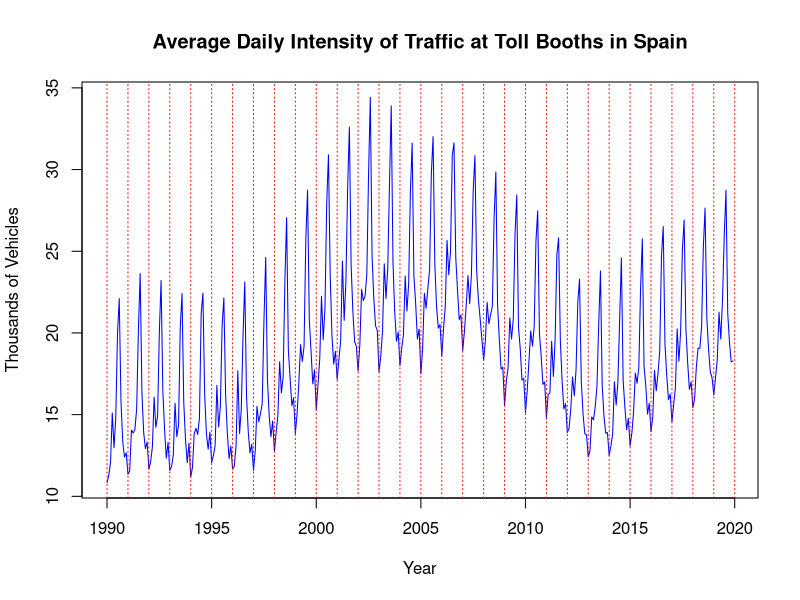
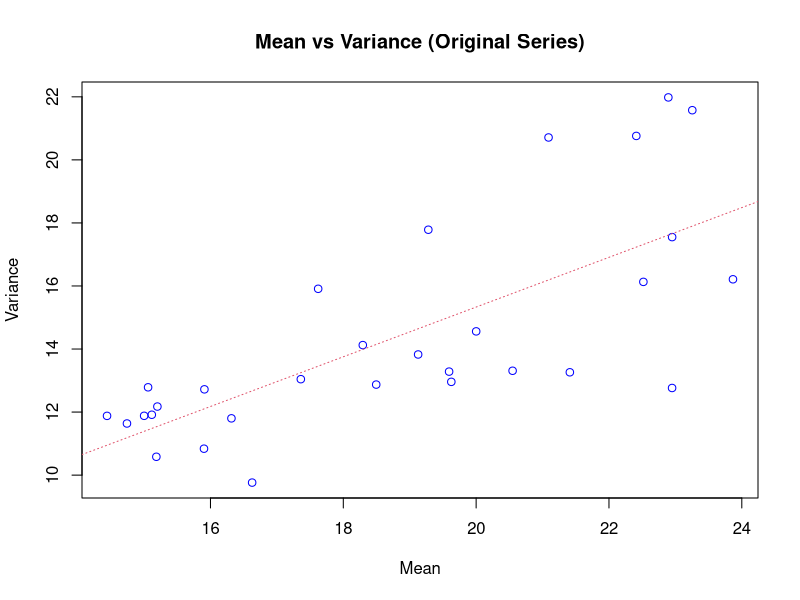

These charts were generated, in order, by the following R code: (Note: this script raises an error after producing the figures.)
## ---- chunk 1
knitr::opts_chunk$set(echo = TRUE)
#install.packages("tseries")
#install.packages("forecast")  
library(tseries)
library(forecast)
## ---- chunk 2

# 1) Reading the data and initial plots

# Convert the data into a time series (freq=12 for monthly data, starting at 1990)
serie <- window(ts(read.table("peajes.dat"), start = 1990, freq = 12))

# Plot of the original series
plot(
  serie,
  main = "Average Daily Intensity of Traffic at Toll Booths in Spain",
  xlab = "Year",
  ylab = "Thousands of Vehicles",
  col = "blue"
)
abline(v = 1990:2020, lty = 3, col = "red")

## ---- chunk 3
# 2) Calculating mean and variance by year, and boxplots

# Mean and variance of the original series
m <- apply(matrix(serie, nr = 12), 2, mean)
v <- apply(matrix(serie, nr = 12), 2, var)

# Plot of mean vs variance for the original series
plot(
  m, v,
  main = "Mean vs Variance (Original Series)",
  xlab = "Mean",
  ylab = "Variance",
  col = "blue"
)
abline(lm(v ~ m), col = 2, lty = 3)

linear_model_ts <- lm(v ~ m)

# Mean and variance of the log-transformed series
m_log <- apply(matrix(log_serie, nr = 12), 2, mean)
v_log <- apply(matrix(log_serie, nr = 12), 2, var)

# Boxplots by year for the original series
boxplot(
  serie ~ floor(time(serie)),
  main = "Boxplot of the Original Series by Year",
  xlab = "Year",
  ylab = "Thousands of Vehicles",
  col = "lightblue"
)

## ---- chunk 4
# Log-transformed series
log_serie <- log(serie)

# Plot of the log-transformed series
plot(
  log_serie,
  main = "Log of the Average Daily Intensity of Traffic at Toll Booths in Spain",
  xlab = "Year",
  ylab = "Log(Thousands of Vehicles)",
  col = "darkgreen"
)
abline(v = 1990:2020, lty = 3, col = "red")

# Boxplots by year for the log-transformed series
boxplot(
  log_serie ~ floor(time(serie)),
  main = "Boxplot of the Log-Transformed Series by Year",
  xlab = "Year",
  ylab = "log(Thousands of Vehicles)",
  col = "orange"
)

# Plot of mean vs variance for the log-transformed series
plot(
  m_log, v_log,
  main = "Mean vs Variance (Log Series)",
  xlab = "Mean",
  ylab = "Variance",
  col = "darkgreen"
)
abline(lm(v_log ~ m_log), col = 2, lty = 3)

linear_model_log_ts <- lm(v_log ~ m_log)

## ---- chunk 5
# 3) Determination of the differencing order

# Apply ndiffs() and nsdiffs() to the original series
ndiffs_original  <- ndiffs(serie)
nsdiffs_original <- nsdiffs(serie)

cat("Suggested regular differencing (original):", ndiffs_original, "\n")
cat("Suggested seasonal differencing (original):", nsdiffs_original, "\n")

# Apply ndiffs() and nsdiffs() to the log-transformed series
ndiffs_log  <- ndiffs(log_serie)
nsdiffs_log <- nsdiffs(log_serie)

cat("Suggested regular differencing (log):", ndiffs_log, "\n")
cat("Suggested seasonal differencing (log):", nsdiffs_log, "\n")
## ---- chunk 6
# 4) Exploring seasonality and differencing

# Month plot of the original series (shows seasonal patterns by month)
monthplot(
  log_serie,
  main = "Monthplot of the Log-Transformed Original Series",
  ylab = "Thousands of Vehicles",
  col = "blue"
)

# Plot the series in a matrix form (each line is a month)
ts.plot(
  matrix(log_serie, nr = 12),
  main = "Yearly Seasonal Pattern (Log-Transformed)",
  xlab = "Time",
  ylab = "Thousands of Vehicles",
  col = rainbow(ncol(matrix(log_serie, nr = 12)))
)

# We apply diff with lag=12 to remove annual seasonality
d12_ln_serie <- diff(log_serie, lag = 12)

# Plot the differenced series
plot(
  d12_ln_serie,
  main = "Seasonally Differenced Series (lag = 12)",
  xlab = "Time",
  ylab = "Differenced Values",
  col = "purple"
)

# Month plot of the differenced series
monthplot(
  d12_ln_serie,
  main = "Monthplot of the Differenced Series (lag = 12)",
  ylab = "Differenced Values",
  col = "purple"
)

# Matrix plot of the differenced series
ts.plot(
  matrix(d12_ln_serie, nr = 12),
  main = "Yearly Seasonal Pattern (Differenced)",
  xlab = "Time",
  ylab = "Values (D12)",
  col = rainbow(ncol(matrix(log_serie, nr = 12)))
)

## ---- chunk 7
# Analyze whether the mean is constant in the seasonally differenced series (d12_ln_serie)

# 1. Plot the seasonally differenced series
plot(d12_ln_serie,
  main = "Seasonally differenced log-transformed series",
  xlab = "Time",
  ylab = "Seasonally differenced log",
  col = "blue",
  type = "l"
)
abline(h = 0, col = "red", lty = 2, lwd = 1.5)

# 2. First-order differencing of the seasonally differenced series
d1_d12_ln_serie <- diff(d12_ln_serie)

# Plot the first-order differenced series
plot(d1_d12_ln_serie,
  main = "First-order differenced seasonally differenced series",
  xlab = "Time",
  ylab = "First-order differenced log",
  col = "darkgreen",
  type = "l"
)
abline(h = 0, col = "red", lty = 2, lwd = 1.5)

# 3. Second-order differencing of the already differenced series
d1_d1_d12_ln_serie <- diff(d1_d12_ln_serie)

# Plot the second-order differenced series
plot(d1_d1_d12_ln_serie,
  main = "Second-order differenced series",
  xlab = "Time",
  ylab = "Second-order differenced log",
  col = "blue",
  type = "l"
)
abline(h = 0, col = "red", lty = 2, lwd = 1.5)

# 4. Calculate the variance of each series
var_d12 <- var(d12_ln_serie, na.rm = TRUE)
var_d1_d12 <- var(d1_d12_ln_serie, na.rm = TRUE)
var_d1_d1_d12 <- var(d1_d1_d12_ln_serie, na.rm = TRUE)

# Print the variances for comparison
cat("Variance of seasonally differenced series: ", var_d12, "\n")
cat("Variance of first-order differenced series: ", var_d1_d12, "\n")
cat("Variance of second-order differenced series: ", var_d1_d1_d12, "\n")
## ---- chunk 8
# Boxplots by year for the original and differenced series

# Boxplot of the original series grouped by year
boxplot(
  serie ~ floor(time(serie)),
  main = "Boxplot of the Original Series by Year",
  xlab = "Year",
  ylab = "Thousands of Vehicles",
  col = "lightblue"
)

# Boxplot of the seasonally differenced series (lag=12) grouped by year

boxplot(
  na.omit(d12serie) ~ floor(time(na.omit(d12serie))),
  main = "Boxplot of the Differenced Series (lag=12) by Year",
  xlab = "Year",
  ylab = "Differenced Values",
  col = "lightgreen"
)

#  Stationarity tests using Augmented Dickey-Fuller (ADF) and KPSS tests

# Original series
adf_original <- adf.test(serie)
kpss_original <- kpss.test(serie)

# Differenced series (removing NAs)
adf_diff <- adf.test(na.omit(d12serie))
kpss_diff <- kpss.test(na.omit(d12serie))

# Display the results
adf_original
kpss_original
adf_diff
kpss_diff

## ---- chunk 9
#We apply diff (with lag 1) to make it stationary
d1_d12_serie<-diff(d12serie,lag=1)
d12d12serie<-diff(d12serie, lag=12)
d12d1d12serie<-diff(d1d12serie, lag=12)

var(d12serie)
var(d1d12serie)
var(d12d12serie)
var(d12d1d12serie)

plot(d12serie)
plot(d1d12serie)
plot(d12d12serie)
plot(d12d1d12serie)

#perform adf test
#H0: The variance and mean are not constant, and the timeseries is not stationary.
#H1: The variance and mean are constant, and the timeseries is stationary.

adf.test(d12serie)
kpss.test(d12serie)
adf.test(d1d12serie)
kpss.test(d1d12serie)
adf.test(d12d12serie)
kpss.test(d12d12serie)
adf.test(d12d1d12serie)
kpss.test(d12d1d12serie)

# Boxplot of d1d12serie grouped by year

boxplot(
  na.omit(d1d12serie) ~ floor(time(na.omit(d1d12serie))),
  main = "Boxplot of the Differenced Series (lag=1, lag=12) by Year",
  xlab = "Year",
  ylab = "Differenced Values",
  col = "lightgreen"
)

#jo aquí diria que ens hem de quedar amb el d1d12serie perquè passa el adf test i dels qwue passen l'adf test és el que te la var. més baixa

## ---- chunk 10
# Plot ACF and PACF for the stationary series
par(mfrow = c(1, 2)) # Set up the plot layout
acf(d1d12serie, main = "ACF of Stationary Series")
pacf(d1d12serie, main = "PACF of Stationary Series")
par(mfrow = c(1, 1)) # Reset plot layout

#print all values 
print("ACF")
acf(d1d12serie, plot = FALSE)
print("PACF")
pacf(d1d12serie, plot = FALSE)

## ---- chunk 11
# Assuming 'd1d12serie' is already defined and is your stationary series

# Previous models from your colleague:
model1 <- arima(d1d12serie, order = c(2, 0, 0))
model2 <- arima(d1d12serie, order = c(0, 0, 4))
model3 <- arima(d1d12serie, order = c(2, 0, 4))

# Additional models you might consider:
model4 <- arima(d1d12serie, order = c(1, 0, 1))  # AR(1), MA(1)
model5 <- arima(d1d12serie, order = c(2, 0, 1))  # AR(2), MA(1)
model6 <- arima(d1d12serie, order = c(1, 0, 2))  # AR(1), MA(2)



# Compare AIC and BIC values for all models
aic_values <- c(
  AIC(model1), AIC(model2), AIC(model3),
  AIC(model4), AIC(model5), AIC(model6)
)

bic_values <- c(
  BIC(model1), BIC(model2), BIC(model3),
  BIC(model4), BIC(model5), BIC(model6)
)

comparison <- data.frame(
  model = c("ARIMA(2,0,0)", "ARIMA(0,0,4)", "ARIMA(2,0,4)",
            "ARIMA(1,0,1)", "ARIMA(2,0,1)", "ARIMA(1,0,2)"),
  AIC = aic_values,
  BIC = bic_values
)

print(comparison)


## ---- chunk 12
# ----- ESTIMATION OF THE IDENTIFIED MODEL (ARIMA(2,0,4)) -----

# Fit the ARIMA(2,0,4) model to the differenced series
cat("Best model")
best_model <- arima(d1d12serie, order = c(2, 0, 4))

# Display a summary of the fitted model
summary(best_model)


cat("Second best model")
second_best_model <- arima(d1d12serie, order = c(1, 0, 1))

# Display a summary of the fitted model
summary(second_best_model)





## ---- chunk 13
#################Validation#################################
validation=function(model){
  s=frequency(get(model$series))
  resid=model$residuals
  par(mfrow=c(2,2),mar=c(3,3,3,3))
  #Residuals plot
  plot(resid,main="Residuals")
  abline(h=0)
  abline(h=c(-3*sd(resid),3*sd(resid)),lty=3,col=4)
  #Square Root of absolute values of residuals (Homocedasticity)
  scatter.smooth(sqrt(abs(resid)),main="Square Root of Absolute residuals",
                 lpars=list(col=2))
  
  #Normal plot of residuals
  qqnorm(resid)
  qqline(resid,col=2,lwd=2)
  
  ##Histogram of residuals with normal curve
  hist(resid,breaks=20,freq=FALSE)
  curve(dnorm(x,mean=mean(resid),sd=sd(resid)),col=2,add=T)
  
  
  #ACF & PACF of residuals
  par(mfrow=c(1,2))
  acf(resid,ylim=c(-1,1),lag.max=60,col=c(2,rep(1,s-1)),lwd=1)
  pacf(resid,ylim=c(-1,1),lag.max=60,col=c(rep(1,s-1),2),lwd=1)
  par(mfrow=c(1,1))
  
  #Ljung-Box p-values
  par(mar=c(2,2,1,1))
  tsdiag(model,gof.lag=7*s)
  cat("\n--------------------------------------------------------------------\n")
  print(model)
  
  #Stationary and Invertible
  cat("\nModul of AR Characteristic polynomial Roots: ", 
      Mod(polyroot(c(1,-model$model$phi))),"\n")
  cat("\nModul of MA Characteristic polynomial Roots: ",
      Mod(polyroot(c(1,model$model$theta))),"\n")
  
  suppressMessages(require(forecast,quietly=TRUE,warn.conflicts=FALSE))
  plot(model)
  
  #Model expressed as an MA infinity (psi-weights)
  psis=ARMAtoMA(ar=model$model$phi,ma=model$model$theta,lag.max=36)
  names(psis)=paste("psi",1:36)
  cat("\nPsi-weights (MA(inf))\n")
  cat("\n--------------------\n")
  print(psis[1:24])
  
  #Model expressed as an AR infinity (pi-weights)
  pis=-ARMAtoMA(ar=-model$model$theta,ma=-model$model$phi,lag.max=36)
  names(pis)=paste("pi",1:36)
  cat("\nPi-weights (AR(inf))\n")
  cat("\n--------------------\n")
  print(pis[1:24])
   
  cat("\nDescriptive Statistics for the Residuals\n")
  cat("\n----------------------------------------\n") 
  
  suppressMessages(require(fBasics,quietly=TRUE,warn.conflicts=FALSE))
  ##Anderson-Darling test
  print(basicStats(resid))
  
  ## Add here complementary tests (use with caution!)
  ##---------------------------------------------------------
  cat("\nNormality Tests\n")
  cat("\n--------------------\n")
 
  ##Shapiro-Wilks Normality test
  print(shapiro.test(resid))

  suppressMessages(require(nortest,quietly=TRUE,warn.conflicts=FALSE))
  ##Anderson-Darling test
  print(ad.test(resid))
  
  suppressMessages(require(tseries,quietly=TRUE,warn.conflicts=FALSE))
  ##Jarque-Bera test
  print(jarque.bera.test(resid))
  
  cat("\nHomoscedasticity Test\n")
  cat("\n--------------------\n")
  suppressMessages(require(lmtest,quietly=TRUE,warn.conflicts=FALSE))
  ##Breusch-Pagan test
  obs=get(model$series)
  print(bptest(resid~I(obs-resid)))
  
  cat("\nIndependence Tests\n")
  cat("\n--------------------\n")
  
  ##Durbin-Watson test
  print(dwtest(resid~I(1:length(resid))))
  
  ##Ljung-Box test
  cat("\nLjung-Box test\n")
  print(t(apply(matrix(c(1:4,(1:4)*s)),1,function(el) {
    te=Box.test(resid,type="Ljung-Box",lag=el)
    c(lag=(te$parameter),statistic=te$statistic[[1]],p.value=te$p.value)})))
  
}
################# Fi Validation #################################
## ---- chunk 14
validation(best_model)


## ---- chunk 15
validation(second_best_model)
## ---- chunk 16
